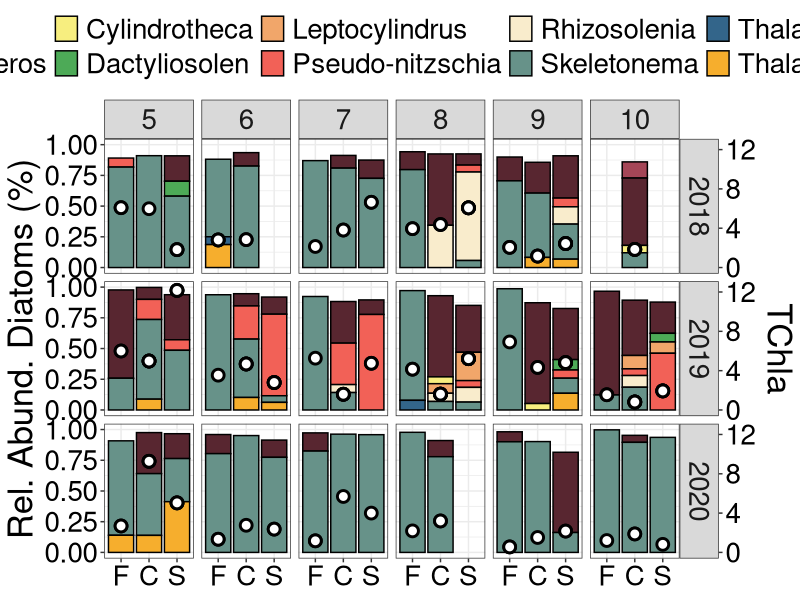
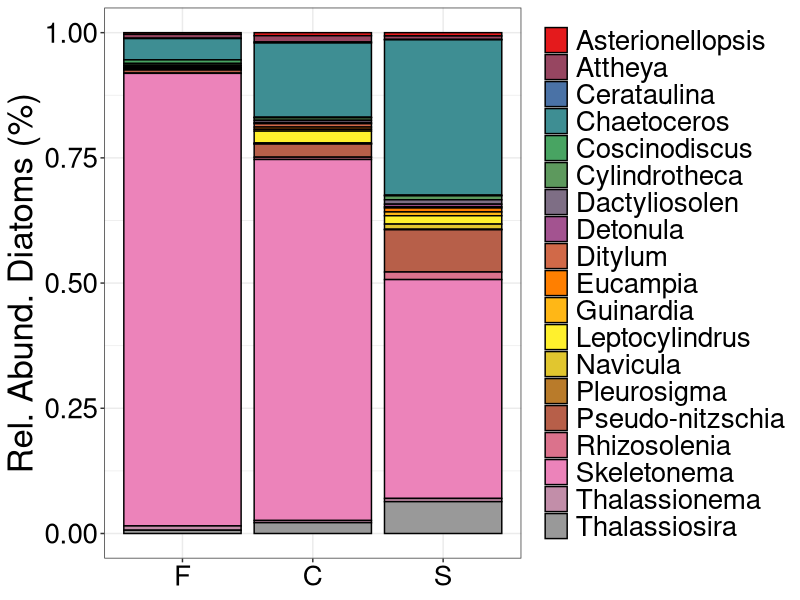
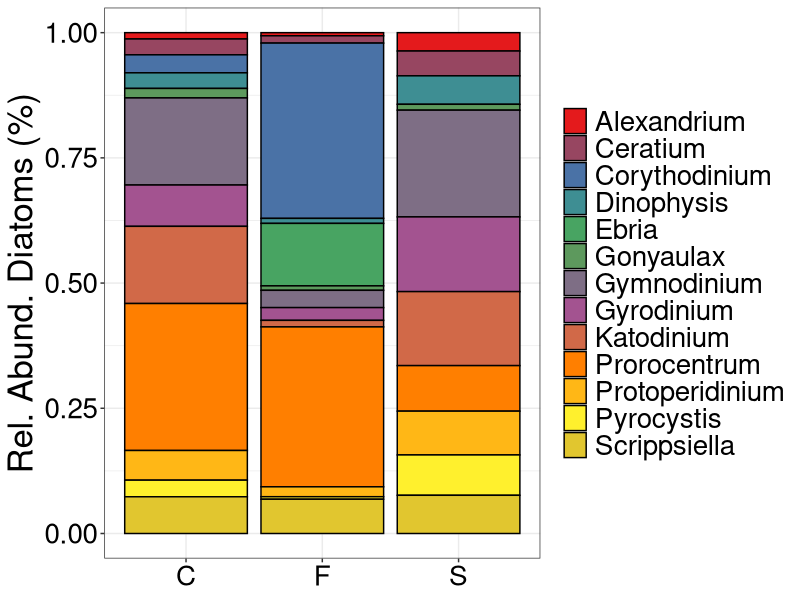
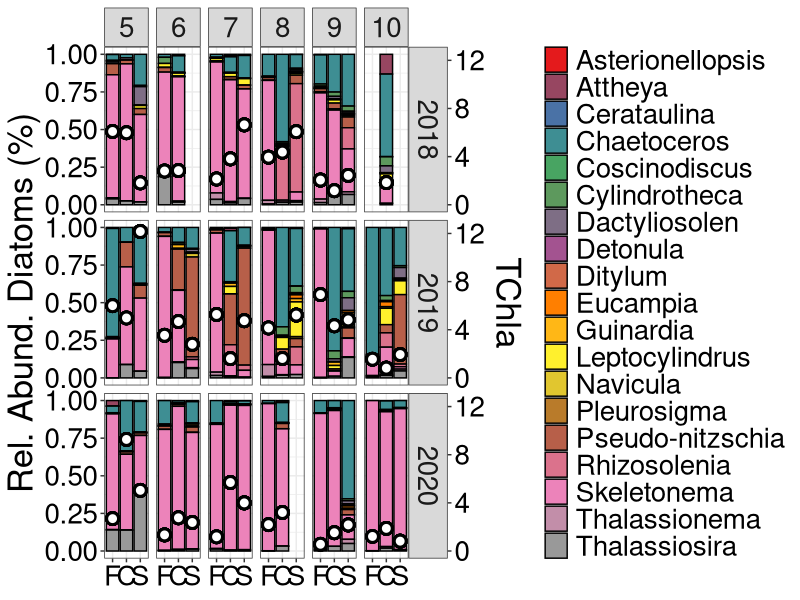
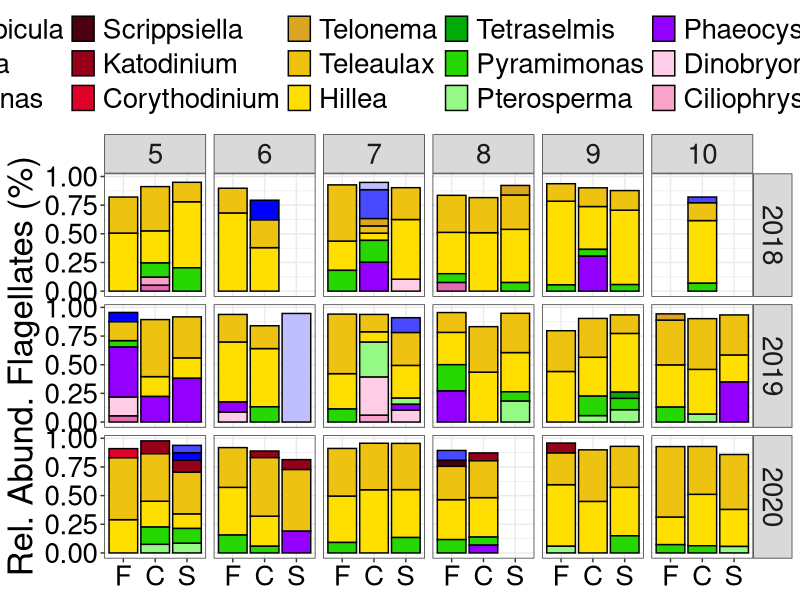
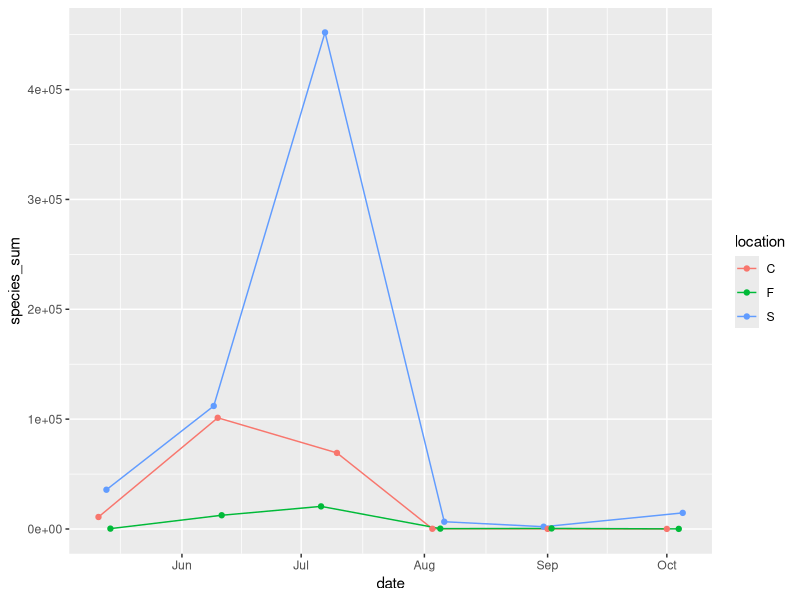
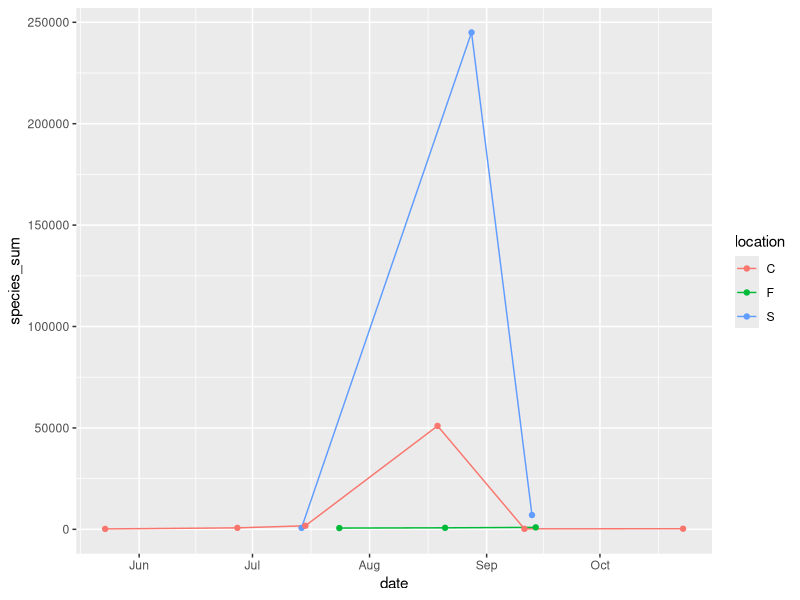
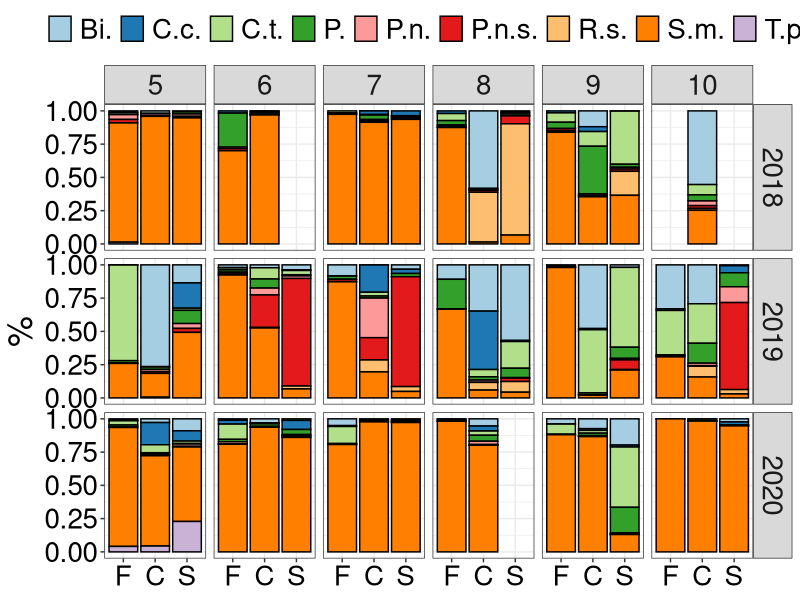

The R source for these figures, in order: (Note: this script raises an error after producing the figures.)
## ---- chunk 1
#Upload packages
library(tidyverse)
library(readxl)
library(here)
library(patchwork)
library(RColorBrewer)

#Need to go through and test these

## ---- chunk 2
#Upload data from my master data standardization sheet
micro <- read_csv(here("outputs", "micro_master_2021-10-18.csv")) 

#Uploading chl data that has been converted to TChla
chl <- read_csv(here("outputs", "chl_hplc_merged.csv"))

#Uploading datasheet with physical, nutrients, chlorophyll, microscopy and chemtax data.
data <- read_csv(here("outputs", "ctd_merge_2021-11-04_chem.csv"))

## ---- chunk 3
#Remove QU39
micro <- micro %>% 
  filter(!site_id == "QU39")

micro <- micro %>% 
  mutate(year = lubridate::year(date)) %>% 
  relocate(year, .after = date)
## ---- chunk 4
# Changing site_id to location 
micro <- micro %>% 
    mutate(location = case_when(site_id == "DFO2" ~ "F",
                              site_id == "KC10" ~ "C",
                              site_id == "QCS01" ~ "S",
                              TRUE ~ as.character(site_id))) %>% 
  relocate(location, .after = site_id)
## ---- chunk 5
#Trying to look at only species present in 10% of samples
#How many samples

species_10 <- micro %>%
  group_by(scientificName) %>%
  summarise(n_obs = n()) %>%
  ungroup() %>%
  mutate(perc_obs = n_obs/50) %>%
  filter(perc_obs >= 0.10)
# 
species_10_list <- species_10$scientificName
# 
micro <- micro %>% 
  filter(scientificName %in% species_10_list)

## ---- chunk 6
#Goal is to show the prominent diatom species for each sampling date

#1 Look at what species were dominant for each sample
micro_diat <- micro %>% 
  filter(class == "Bacillariophyceae") %>% 
  group_by(date, site_id) %>% 
  mutate(total_abund = sum(species_sum)) %>% 
  ungroup() %>% 
  mutate(diat_perc = species_sum/total_abund)

micro_dino <- micro %>% 
  filter(group == "Dinoflagellata") %>% 
  group_by(date, site_id) %>% 
  mutate(total_abund = sum(species_sum)) %>% 
  ungroup() %>% 
  mutate(diat_perc = species_sum/total_abund)

# micro_diat_order <- micro_diat %>% 
#   group_by(date, site_id) %>%
#   mutate(diat_rank = order(order(species_sum, decreasing = TRUE))) %>% 
#   ungroup()

micro_diat_stats <- micro_diat %>% 
  group_by(site_id, scientificName) %>% 
  summarise(med_abund = median(species_sum),
            med_perc = median(diat_perc)) %>% 
  mutate_at(vars(med_perc), funs(round(., 2)))


micro_genus <- micro_diat %>% 
  filter(!is.na(genus)) %>% 
  group_by(date, site_id, location, month_surv, genus) %>% 
  summarize(sum_genus = sum(species_sum)) %>% 
  ungroup() %>% 
  group_by(date, site_id) %>% 
  mutate(sum_all = sum(sum_genus)) %>% 
  ungroup() %>% 
  mutate(perc_genus = sum_genus/sum_all,
         year = lubridate::year(date))

micro_genus_dino <- micro_dino %>% 
  filter(!is.na(genus)) %>% 
  group_by(date, site_id, location, month_surv, genus) %>% 
  summarize(sum_genus = sum(species_sum)) %>% 
  ungroup() %>% 
  group_by(date, site_id) %>% 
  mutate(sum_all = sum(sum_genus)) %>% 
  ungroup() %>% 
  mutate(perc_genus = sum_genus/sum_all,
         year = lubridate::year(date))

test_chaet <- micro_genus %>% 
  filter(genus == "Chaetoceros") %>% 
  distinct(date, location)
## ---- chunk 7
#Merging genus level data with chlorophyll
micro_genus <- micro_genus %>% 
  left_join(chl)
## ---- chunk 8

#Order locations from fjord to shelf
order_loc <- c("F", "C", "S")

#Chemtax - Specify order of phyto groups for figures
micro_genus <- arrange(mutate(micro_genus,
                         location = factor(location, levels = order_loc)))

## ---- chunk 9
#define the colours to use in the figure
colours = c( "#A54657",
             "#582630",
             "#F7EE7F",
             "#4DAA57",
             "#F1A66A",
             "#F26157",
             "#F9ECCC",
             "#679289",
             "#33658A",
             "#F6AE2D")
## ---- chunk 10
coeff <- 12.5

micro_genus %>% 
  filter(perc_genus >= 0.05) %>% 
  ggplot(aes(x = as.factor(location), y = perc_genus, 
             fill = genus)) + 
  geom_bar(stat = "identity", position = "stack", color = "black") + 
  geom_point(aes(x = as.factor(location), y = chl/coeff), pch = 21,
             color = "Black", fill = "white", stroke = 1.5, size = 3) +
  scale_y_continuous(sec.axis = sec_axis(~ . *coeff, name = "TChla")) +
  facet_grid(year ~ month_surv) +
  scale_fill_manual(values = colours) +  
                    # labels = c("Bi.",
                    #            "C.c.",
                    #            "C.t.",
                    #            "P.",
                    #            "P.n.",
                    #            "P.n.s.",
                    #            "R.s.",
                    #            "S.m.",
                    #            "T.p.")) +
  theme_bw() +
  ylab("Rel. Abund. Diatoms (%)") +
  theme(text = element_text(size = 25),
        axis.title.x = element_blank(),
        # axis.text.y = element_blank(),
        axis.text = element_text(colour = "black"),
        legend.position = "top",
        legend.direction = "horizontal",
        legend.title = element_blank()) +
  guides(fill = guide_legend(nrow = 2))

ggsave(here("figures_good", "diat_genus_chla.png"),
       width = 14, height = 8, dpi = 300)
## ---- chunk 11
diat_global <- micro_genus %>%
  select(date, location, genus, sum_genus, perc_genus) %>% 
  group_by(location, genus) %>% 
  summarise(median_perc = median(perc_genus),
            mean_perc = mean(perc_genus)) %>% 
  ungroup()

dino_global <- micro_genus_dino %>%
  select(date, location, genus, sum_genus, perc_genus) %>% 
  group_by(location, genus) %>% 
  summarise(median_perc = median(perc_genus),
            mean_perc = mean(perc_genus)) %>% 
  ungroup()

colourCount = length(unique(diat_global$genus))
getPalette = colorRampPalette(brewer.pal(9, "Set1"))
## ---- chunk 12
diat_global %>% 
  ggplot(aes(x = as.factor(location), y = median_perc, fill = genus)) +
  geom_bar(stat = "identity", position = "fill", color = "black") +
  scale_fill_manual(values = getPalette(colourCount)) +
  theme_bw() +
  ylab("Rel. Abund. Diatoms (%)") +
  theme(text = element_text(size = 25),
        axis.title.x = element_blank(),
        # axis.text.y = element_blank(),
        axis.text = element_text(colour = "black"),
        # legend.position = "top",
        # legend.direction = "horizontal",
        legend.title = element_blank()) +
  guides(fill = guide_legend(ncol = 1))


ggsave(here("figures_good", "test.png"),
       width = 9, height = 5.5, dpi = 300)
## ---- chunk 13
dino_global %>% 
  ggplot(aes(x = as.factor(location), y = median_perc, fill = genus)) +
  geom_bar(stat = "identity", position = "fill", color = "black") +
  scale_fill_manual(values = getPalette(colourCount)) +
  theme_bw() +
  ylab("Rel. Abund. Diatoms (%)") +
  theme(text = element_text(size = 25),
        axis.title.x = element_blank(),
        # axis.text.y = element_blank(),
        axis.text = element_text(colour = "black"),
        # legend.position = "top",
        # legend.direction = "horizontal",
        legend.title = element_blank()) +
  guides(fill = guide_legend(ncol = 1))


ggsave(here("figures_good", "test_dino.png"),
       width = 9, height = 5.5, dpi = 300)
## ---- chunk 14
coeff <- 12.5

micro_genus %>% 
  # filter(perc_genus >= 0.05) %>% 
  ggplot(aes(x = as.factor(location), y = perc_genus, 
             fill = genus)) + 
  geom_bar(stat = "identity", position = "stack", color = "black") + 
  geom_point(aes(x = as.factor(location), y = chl/coeff), pch = 21,
             color = "Black", fill = "white", stroke = 1.5, size = 3) +
  scale_y_continuous(sec.axis = sec_axis(~ . *coeff, name = "TChla")) +
  facet_grid(year ~ month_surv) +
  scale_fill_manual(values = getPalette(colourCount)) + 
  theme_bw() +
  ylab("Rel. Abund. Diatoms (%)") +
  theme(text = element_text(size = 25),
        axis.title.x = element_blank(),
        # axis.text.y = element_blank(),
        axis.text = element_text(colour = "black"),
        # legend.position = "top",
        # legend.direction = "horizontal",
        legend.title = element_blank()) +
  guides(fill = guide_legend(ncol = 1))

ggsave(here("figures_good", "diat_genus_chla_2.png"),
       width = 16, height = 8, dpi = 300)
## ---- chunk 15
#Goal is to show the prominent diatom species for each sampling date

#1 Look at what species were dominant for each sample
micro_flag <- micro %>% 
  filter(!class == "Bacillariophyceae") %>% 
  group_by(date, site_id) %>% 
  mutate(total_abund = sum(species_sum)) %>% 
  ungroup() %>% 
  mutate(flag_perc = species_sum/total_abund)

# micro_diat_order <- micro_diat %>% 
#   group_by(date, site_id) %>%
#   mutate(diat_rank = order(order(species_sum, decreasing = TRUE))) %>% 
#   ungroup()

flag_diat_stats <- micro_flag %>% 
  group_by(site_id, scientificName) %>% 
  summarise(med_abund = median(species_sum),
            med_perc = median(flag_perc)) %>% 
  mutate_at(vars(med_perc), funs(round(., 2)))


flag_genus <- micro_flag %>% 
  filter(!is.na(genus)) %>% 
  group_by(date, site_id, location, month_surv, genus) %>% 
  summarize(sum_genus = sum(species_sum)) %>% 
  ungroup() %>% 
  group_by(date, site_id) %>% 
  mutate(sum_all = sum(sum_genus)) %>% 
  ungroup() %>% 
  mutate(perc_genus = sum_genus/sum_all,
         year = lubridate::year(date))
## ---- chunk 16
# flag_order <- c("Phaeocystis", "Hillea", "Teleaulax", "Pterosperma",
#                 "Pyramimonas", "Katodinium", "Dinobryon", "Olisthodiscus",
#                 "Metromonas", "Monosiga", "Parvicorbicula")

# flag_order <- c("Parvicorbicula", "Monosiga", "Metromonas", "Olisthodiscus",
#                 "Dinobryon", "Katodinium", "Pyramimonas", "Pterosperma", 
#                 "Teleaulax", "Hillea", "Phaeocystis")

flag_order <- c("Parvicorbicula", "Monosiga", "Metromonas", 
                "Scrippsiella", "Katodinium", "Corythodinium", 
                "Telonema",
                "Teleaulax", "Hillea",
                "Tetraselmis", "Pyramimonas", "Pterosperma",
                "Phaeocystis", 
                "Dinobryon", "Ciliophrys", "Apedinella")

flag_genus <- arrange(mutate(flag_genus,
                         genus = factor(genus, levels = flag_order)))


#Chemtax - Specify order of phyto groups for figures
flag_genus <- arrange(mutate(flag_genus,
                         location = factor(location, levels = order_loc)))

## ---- chunk 17
# colours_flag = c("#E56AB3",
#                  "#F9A3CB",
#                  "#FFCEE6",
#                  "#9300ff",
#                  "#95F985",
#                  "#26D701",
#                  "#00AB08",
#                  "#FFDF00",
#                  "#EDC211",
#                  "#DAA521",
#                  "#8B0000",
#                  "#a23333",
#                  "#c58080",
#                  "#0000FF",
#                  "#4949FF",
#                  "#BFBFFF")


colours_flag = c("#BFBFFF",
                 "#4949FF",
                 "#0000FF",
                 "#4a010d",
                 "#940119",
                 "#de0226",
                 "#DAA521",
                 "#EDC211",
                 "#FFDF00",
                 "#00AB08",
                 "#26D701",
                 "#95F985",
                 "#9300ff",
                 "#FFCEE6",
                 "#F9A3CB",
                 "#E56AB3")
## ---- chunk 18
flag_genus %>% 
  filter(perc_genus >= 0.05) %>% 
  ggplot(aes(x = as.factor(location), y = perc_genus, 
             fill = genus)) + 
  geom_bar(stat = "identity", position = "stack", color = "black") + 
  facet_grid(year ~ month_surv) +
  scale_fill_manual(values = colours_flag) +
  # scale_fill_brewer(palette = "Paired") +  
                    # labels = c("Bi.",
                    #            "C.c.",
                    #            "C.t.",
                    #            "P.",
                    #            "P.n.",
                    #            "P.n.s.",
                    #            "R.s.",
                    #            "S.m.",
                    #            "T.p.")) +
  theme_bw() +
  ylab("Rel. Abund. Flagellates (%)") +
  theme(text = element_text(size = 25),
        axis.title.x = element_blank(),
        # axis.text.y = element_blank(),
        axis.text = element_text(colour = "black"),
        legend.position = "top",
        legend.direction = "horizontal",
        legend.title = element_blank()) +
  guides(fill = guide_legend(nrow = 3))

ggsave(here("figures_rev2", "flag_test_family_no-cryp.png"),
       width = 14, height = 8, dpi = 300)
## ---- chunk 19
micro %>% 
  filter(scientificName == "Pseudo-nitzschia seriata"  & year == "2019") %>% 
  ggplot(aes(x = date, y = species_sum, color = location)) +
  geom_line() +
  geom_point()
## ---- chunk 20
micro %>% 
  filter(scientificName == "Rhizosolenia setigera"  & year == "2018") %>% 
  ggplot(aes(x = date, y = species_sum, color = location)) +
  geom_line() +
  geom_point()

## ---- chunk 21
#What about selecting only species that ever exceed 50000k. Doing a median of these and then plotting. 
diat_gt100k <- micro %>% 
  filter(!site_id == "QU39" & class == "Bacillariophyceae" 
         & species_sum >= 100000) %>%
  distinct(scientificName)

test <- micro %>% 
  filter(scientificName == "Chaetoceros debilis")

diat_gt100k_list <- diat_gt100k$scientificName

diat_test2 <- micro %>% 
  mutate(year = lubridate::year(date)) %>% 
  filter(!site_id == "QU39" 
         & class == "Bacillariophyceae" 
         & scientificName %in% diat_gt100k_list) %>%
  group_by(site_id, year, month_surv, scientificName) %>% 
  summarize(med_count = median(species_sum)) %>% 
  mutate(rank_med = order(order(med_count, decreasing = TRUE))) %>% 
  ungroup()

diat_test2 <- diat_test2 %>% 
    mutate(location = case_when(site_id == "DFO2" ~ "F",
                              site_id == "KC10" ~ "C",
                              site_id == "QCS01" ~ "S",
                              TRUE ~ as.character(site_id))) 

diat_test2 <- arrange(mutate(diat_test2,
                         location = factor(location, levels = order_loc)))
## ---- chunk 22
diat_test2 %>% 
  ggplot(aes(x = as.factor(location), y = med_count, fill = scientificName)) + 
  geom_bar(stat = "identity", position = "fill", color = "black") + 
  facet_grid(year ~ month_surv) + 
  scale_fill_brewer(palette = "Paired", 
                    labels = c("Bi.",
                               "C.c.",
                               "C.t.",
                               "P.",
                               "P.n.",
                               "P.n.s.",
                               "R.s.",
                               "S.m.",
                               "T.p.")) +
  theme_bw() +
  ylab("%") +
  theme(text = element_text(size = 25),
        axis.title.x = element_blank(),
        # axis.text.y = element_blank(),
        axis.text = element_text(colour = "black"),
        legend.position = "top",
        legend.direction = "horizontal",
        legend.title = element_blank()) +
  guides(fill = guide_legend(nrow = 1))

ggsave(here("figures_rev2", "diat_test.png"), 
       width = 12, height = 8, dpi = 300)
## ---- chunk 23
diat_test2 %>% 
  ggplot(aes(x = as.factor(location), y = (med_count/100000),
             fill = scientificName)) + 
  geom_bar(stat = "identity", position = "stack", color = "black") + 
  facet_grid(year ~ month_surv, scales = "free_y") + 
  scale_fill_brewer(palette = "Paired", 
                    labels = c("Bi.",
                               "C.c.",
                               "C.t.",
                               "P.",
                               "P.n.",
                               "P.n.s.",
                               "R.s.",
                               "S.m.",
                               "T.p.")) +
  theme_bw() +
  ylab("%") +
  theme(text = element_text(size = 25),
        axis.title.x = element_blank(),
        # axis.text.y = element_blank(),
        axis.text = element_text(colour = "black"),
        legend.position = "top",
        legend.direction = "horizontal",
        legend.title = element_blank()) +
  guides(fill = guide_legend(nrow = 1))

ggsave(here("figures_rev2", "diat_test_abund.png"), 
       width = 12, height = 8, dpi = 300)
## ---- chunk 24
coeff <- 12.5

diat_test2 %>% 
  ggplot() + 
  geom_bar(aes(x = as.factor(location), y = med_count, fill = scientificName),
           stat = "identity", position = "fill", color = "black") + 
  geom_point(aes(x = as.factor(location), y = chl/coeff), pch = 21,
             color = "Black", fill = "white", stroke = 1.5, size = 3) +
  scale_y_continuous(sec.axis = sec_axis(~ . *coeff, name = "TChla")) +
  facet_grid(year ~ month_surv) + 
  # geom_text(aes(label = year), x = Inf, y = Inf, hjust = 1.5, vjust = 1.5,
            # check_overlap = TRUE) +
  scale_fill_brewer(palette = "Paired", 
                    labels = c("Bi.",
                               "C.c.",
                               "C.t.",
                               "P.",
                               "P.n.",
                               "P.n.s.",
                               "R.s.",
                               "S.m.",
                               "T.p.")) +
  theme_bw() +
  ylab("%") +
  theme(text = element_text(size = 25),
        axis.title.x = element_blank(),
        # axis.text.y = element_blank(),
        axis.text = element_text(colour = "black"),
        legend.position = "top",
        legend.direction = "horizontal",
        legend.title = element_blank()) +
  guides(fill = guide_legend(nrow = 1))

ggsave(here("figures_rev2", "diat_test_perc_tchla.png"), 
       width = 12, height = 8, dpi = 300)
